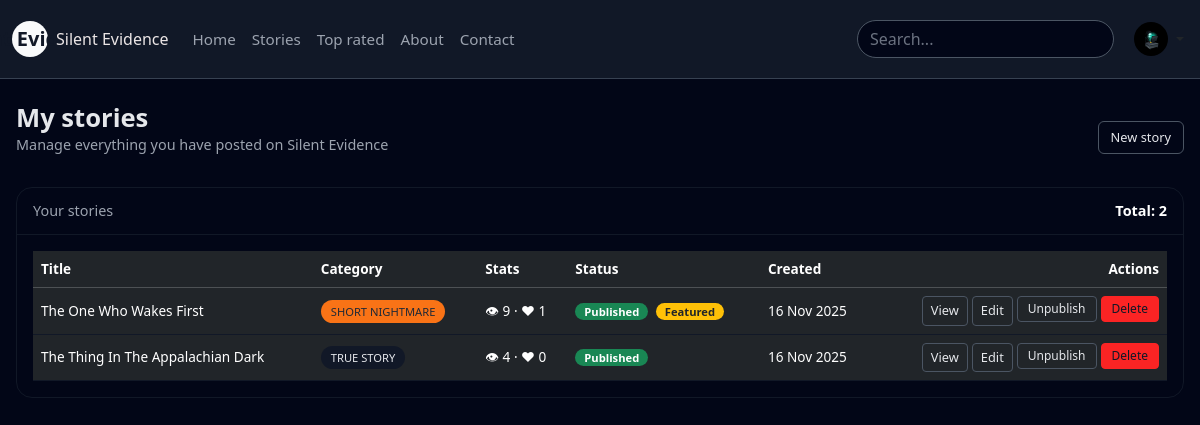
The page /my_stories.php (signed in) on the database its author committed.
### tables this page shows
CREATE TABLE `stories` (
  `id` int(10) UNSIGNED NOT NULL,
  `user_id` int(10) UNSIGNED NOT NULL,
  `title` varchar(200) NOT NULL,
  `slug` varchar(220) NOT NULL,
  `category` enum('true','paranormal','urban','short','haunted','ghosts','missing','crime','sleep','forest','night','calls','creatures','abandoned','psychological') NOT NULL DEFAULT 'true',
  `content` longtext NOT NULL,
  `image_path` varchar(255) DEFAULT NULL,
  `is_published` tinyint(1) NOT NULL DEFAULT 1,
  `is_featured` tinyint(1) NOT NULL DEFAULT 0,
  `views` int(10) UNSIGNED NOT NULL DEFAULT 0,
  `likes` int(10) UNSIGNED NOT NULL DEFAULT 0,
  `image` varchar(255) DEFAULT NULL,
  `created_at` datetime NOT NULL DEFAULT current_timestamp(),
  `updated_at` datetime NOT NULL DEFAULT current_timestamp() ON UPDATE current_timestamp()
);

### my_stories.php (the view, shortened to what this page needs)
<?php session_start();
require 'include/db.php';
$userId = (int) $_SESSION['user_id'];
$stmt = $pdo->prepare('SELECT id, title, category, is_published, is_featured, views, likes, created_at FROM stories WHERE user_id = :uid ORDER BY created_at DESC');
$stmt->execute([':uid' => $userId]);
$stories = $stmt->fetchAll(); ?>
<!doctype html>
<html lang="en">
<head>
    <link href="https://cdn.jsdelivr.net/npm/bootstrap@5.3.3/dist/css/bootstrap.min.css" rel="stylesheet">
</head>
<body>
    <?php include 'include/header.php'; ?>
    <div class="page-wrapper">
        <div class="page-header">
            <div>
                <h1 class="page-title">My stories</h1>
                <p class="page-subtitle">Manage everything you have posted on Silent Evidence</p>
            </div>
            <a href="submit_story.php" class="btn btn-outline-silent">
                New story
            </a>
        </div>
        <div class="card card-dark">
            <div class="card-dark-header d-flex justify-content-between align-items-center">
                <span>Your stories</span>
                <span class="text-white fw-bold">
                    Total: <?php echo count($stories); ?>
                </span>
            </div>
            <div class="card-dark-body">
                <?php if (!$stories): ?>
                    <div class="empty-state">
                        <h2>No stories yet</h2>
                        <p>Start with your first creepy experience or nightmare and share it with the community.</p>
                        <a href="submit_story.php" class="btn btn-outline-silent mt-2">
                            Write a story
                        </a>
                    </div>
                <?php else: ?>
                    <div class="table-responsive">
                        <table class="table table-dark table-hover align-middle table-dark-custom mb-0">
                            <thead>
                                <tr>
                                    <th>Title</th>
                                    <th>Category</th>
                                    <th>Stats</th>
                                    <th>Status</th>
                                    <th>Created</th>
                                    <th class="text-end">Actions</th>
                                </tr>
                            </thead>
                            <tbody>
                                <?php foreach ($stories as $s): ?>
                                    <tr>
                                        <td><?php echo htmlspecialchars($s['title']); ?></td>
                                        <td>
                                            <?php
                                            $cat = $s['category'];
                                            $cls = 'badge-cat';
                                            $label = 'Other';
                                            if ($cat === 'true') {
                                                $cls .= ' badge-cat-true';
                                                $label = 'True story';
                                            } elseif ($cat === 'paranormal') {
                                                $cls .= ' badge-cat-paranormal';
                                                $label = 'Paranormal';
                                            } elseif ($cat === 'urban') {
                                                $cls .= ' badge-cat-urban';
                                                $label = 'Urban legend';
                                            } elseif ($cat === 'short') {
                                                $cls .= ' badge-cat-short';
                                                $label = 'Short nightmare';
                                            }
                                            ?>
                                            <span class="<?php echo $cls; ?>">
                                                <?php echo htmlspecialchars($label); ?>
                                            </span>
                                        </td>
                                        <td>
                                            <span class="text-white">
                                                👁 <?php echo (int)$s['views']; ?>
                                                · ❤ <?php echo (int)$s['likes']; ?>
                                            </span>
                                        </td>
                                        <td>
                                            <?php if ($s['is_published']): ?>
                                                <span class="badge bg-success badge-status">Published</span>
                                            <?php else: ?>
                                                <span class="badge bg-secondary badge-status">Draft</span>
                                            <?php endif; ?>
                                            <?php if ($s['is_featured']): ?>
                                                <span class="badge bg-warning text-dark badge-status ms-1">Featured</span>
                                            <?php endif; ?>
                                        </td>
                                        <td><?php echo date('d M Y', strtotime($s['created_at'])); ?></td>
                                        <td class="text-end">
                                            <div class="d-inline-flex flex-wrap gap-1 justify-content-end">
                                                <a
                                                    href="story.php?id=<?php echo (int)$s['id']; ?>"
                                                    class="btn btn-outline-silent btn-sm"
                                                    target="_blank">
                                                    View
                                                </a>
                                                <a
                                                    href="edit_story.php?id=<?php echo (int)$s['id']; ?>"
                                                    class="btn btn-outline-silent btn-sm">
                                                    Edit
                                                </a>
                                                <form method="post" class="d-inline action-form">
                                                    <button type="submit" class="btn btn-outline-silent btn-sm">
                                                        <?php echo $s['is_published'] ? 'Unpublish' : 'Publish'; ?>
                                                    </button>
                                                </form>
                                                <form
                                                    method="post"
                                                    class="d-inline action-form"
                                                    onsubmit="return confirm('Delete this story?');">
                                                    <button type="submit" class="btn btn-outline-danger btn-sm">
                                                        Delete
                                                    </button>
                                                </form>
                                            </div>
                                        </td>
                                    </tr>
                                <?php endforeach; ?>
                            </tbody>
                        </table>
                    </div>
                <?php endif; ?>
            </div>
        </div>
    </div>
</body>
</html>

### my_stories.php (style rules this page uses)
body { background-color: #020617; color: #e5e7eb; font-family: system-ui, -apple-system, BlinkMacSystemFont, "Segoe UI", sans-serif; }
.page-wrapper { max-width: 1200px; margin: 0 auto; padding: 24px 16px 40px; }
.page-header { display: flex; justify-content: space-between; align-items: center; gap: 12px; margin-bottom: 16px; }
.page-title { font-size: 1.6rem; font-weight: 600; margin: 0; }
.page-subtitle { font-size: 0.9rem; color: #9ca3af; }
.card-dark { background-color: #020617; border-radius: 16px; border: 1px solid #111827; }
.card-dark-header { border-bottom: 1px solid #111827; padding: 12px 16px; font-size: 0.9rem; color: #9ca3af; }
.card-dark-body { padding: 16px; }
.table-dark-custom { font-size: 0.85rem; }
.table-dark-custom thead { color: #9ca3af; }
.table-dark-custom tbody td { border-color: #111827; }
.badge-cat { border-radius: 999px; font-size: 0.7rem; padding: 4px 10px; text-transform: uppercase; }
.badge-cat-true { background-color: #111827; color: #e5e7eb; }
.badge-cat-short { background-color: #f97316; color: #1f2937; }
.badge-status { border-radius: 999px; font-size: 0.7rem; padding: 3px 9px; }
.btn-outline-silent { border-color: #4b5563; color: #e5e7eb; font-size: 0.8rem; }
.action-form button { font-size: 0.75rem; padding: 3px 10px; }

### include/header.php (style rules this page uses)
.btn-outline-danger { background-color: #fb2424ff; border-color: #fb2424ff; color: #111827; }

### rows shown on the page
stories: title "The One Who Wakes First", category "SHORT NIGHTMARE", views "9", likes "1", is_published "Published", is_featured "Featured", created_at "16 Nov 2025"
stories: title "The Thing In The Appalachian Dark", category "TRUE STORY", views "4", likes "0", is_published "Published", created_at "16 Nov 2025"

### other values the page prints
count($stories) "2"
